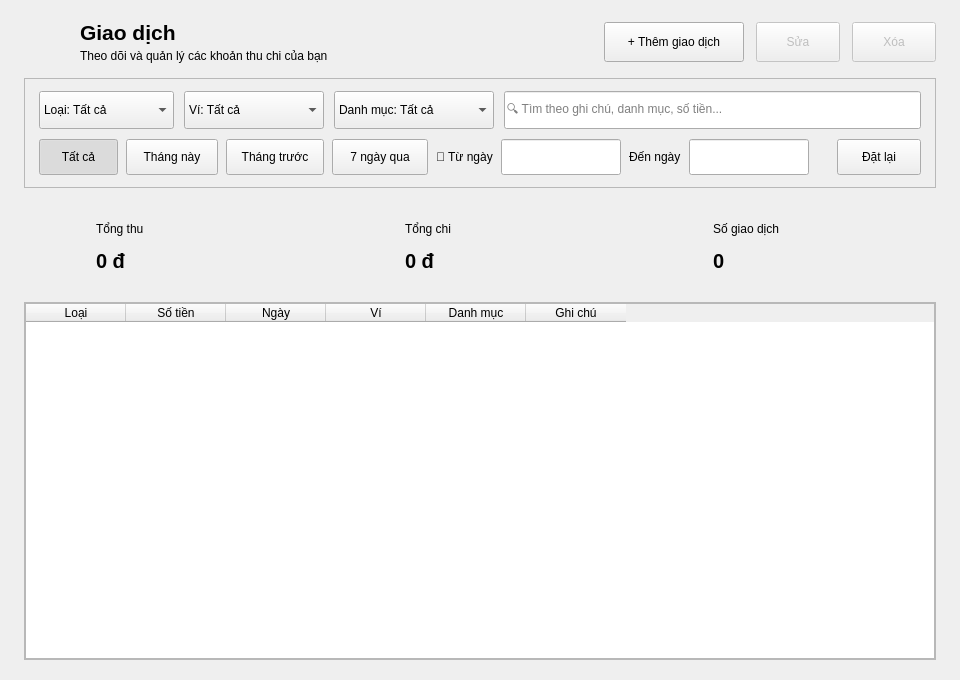
<?xml version="1.0" encoding="UTF-8"?>
<ui version="4.0">
 <class>TransactionPage</class>
 <widget class="QWidget" name="TransactionPage">
  <property name="geometry">
   <rect>
    <x>0</x>
    <y>0</y>
    <width>960</width>
    <height>680</height>
   </rect>
  </property>
  <layout class="QVBoxLayout" name="pageLayout">
   <property name="spacing">
    <number>14</number>
   </property>
   <property name="leftMargin">
    <number>24</number>
   </property>
   <property name="topMargin">
    <number>20</number>
   </property>
   <property name="rightMargin">
    <number>24</number>
   </property>
   <property name="bottomMargin">
    <number>20</number>
   </property>
   <item>
    <layout class="QHBoxLayout" name="headerLayout">
     <property name="spacing">
      <number>12</number>
     </property>
     <item>
      <widget class="QLabel" name="lblHeaderIcon">
       <property name="minimumSize">
        <size>
         <width>44</width>
         <height>44</height>
        </size>
       </property>
       <property name="maximumSize">
        <size>
         <width>44</width>
         <height>44</height>
        </size>
       </property>
       <property name="text">
        <string/>
       </property>
      </widget>
     </item>
     <item>
      <layout class="QVBoxLayout" name="headerTitleLayout">
       <property name="spacing">
        <number>2</number>
       </property>
       <item>
        <widget class="QLabel" name="lblPageTitle">
         <property name="font">
          <font>
           <family>Segoe UI</family>
           <pointsize>16</pointsize>
           <bold>true</bold>
          </font>
         </property>
         <property name="text">
          <string>Giao dịch</string>
         </property>
        </widget>
       </item>
       <item>
        <widget class="QLabel" name="lblPageSubtitle">
         <property name="text">
          <string>Theo dõi và quản lý các khoản thu chi của bạn</string>
         </property>
        </widget>
       </item>
      </layout>
     </item>
     <item>
      <spacer name="spacerHeader">
       <property name="orientation">
        <enum>Qt::Horizontal</enum>
       </property>
       <property name="sizeHint" stdset="0">
        <size>
         <width>40</width>
         <height>20</height>
        </size>
       </property>
      </spacer>
     </item>
     <item>
      <widget class="QPushButton" name="btnAdd">
       <property name="minimumSize">
        <size>
         <width>140</width>
         <height>40</height>
        </size>
       </property>
       <property name="text">
        <string>+ Thêm giao dịch</string>
       </property>
       <property name="role" stdset="0">
        <string notr="true">primary</string>
       </property>
      </widget>
     </item>
     <item>
      <widget class="QPushButton" name="btnEdit">
       <property name="enabled">
        <bool>false</bool>
       </property>
       <property name="minimumSize">
        <size>
         <width>84</width>
         <height>40</height>
        </size>
       </property>
       <property name="text">
        <string>Sửa</string>
       </property>
       <property name="role" stdset="0">
        <string notr="true">secondary</string>
       </property>
      </widget>
     </item>
     <item>
      <widget class="QPushButton" name="btnDelete">
       <property name="enabled">
        <bool>false</bool>
       </property>
       <property name="minimumSize">
        <size>
         <width>84</width>
         <height>40</height>
        </size>
       </property>
       <property name="text">
        <string>Xóa</string>
       </property>
       <property name="role" stdset="0">
        <string notr="true">danger</string>
       </property>
      </widget>
     </item>
    </layout>
   </item>
   <item>
    <widget class="QFrame" name="frmFilter">
     <property name="frameShape">
      <enum>QFrame::StyledPanel</enum>
     </property>
     <property name="property" stdset="0">
      <string notr="true">class</string>
      <string notr="true">card</string>
     </property>
     <layout class="QVBoxLayout" name="filterCardLayout">
      <property name="spacing">
       <number>10</number>
      </property>
      <property name="leftMargin">
       <number>14</number>
      </property>
      <property name="topMargin">
       <number>12</number>
      </property>
      <property name="rightMargin">
       <number>14</number>
      </property>
      <property name="bottomMargin">
       <number>12</number>
      </property>
      <item>
       <layout class="QHBoxLayout" name="filterLayout">
        <property name="spacing">
         <number>10</number>
        </property>
        <item>
         <widget class="QComboBox" name="cboType">
          <property name="minimumSize">
           <size>
            <width>135</width>
            <height>38</height>
           </size>
          </property>
          <item>
           <property name="text">
            <string>Loại: Tất cả</string>
           </property>
          </item>
          <item>
           <property name="text">
            <string>Thu nhập</string>
           </property>
          </item>
          <item>
           <property name="text">
            <string>Chi tiêu</string>
           </property>
          </item>
         </widget>
        </item>
        <item>
         <widget class="QComboBox" name="cboWallet">
          <property name="minimumSize">
           <size>
            <width>140</width>
            <height>38</height>
           </size>
          </property>
          <item>
           <property name="text">
            <string>Ví: Tất cả</string>
           </property>
          </item>
         </widget>
        </item>
        <item>
         <widget class="QComboBox" name="cboCategory">
          <property name="minimumSize">
           <size>
            <width>160</width>
            <height>38</height>
           </size>
          </property>
          <item>
           <property name="text">
            <string>Danh mục: Tất cả</string>
           </property>
          </item>
         </widget>
        </item>
        <item>
         <widget class="QLineEdit" name="edtKeyword">
          <property name="minimumSize">
           <size>
            <width>220</width>
            <height>38</height>
           </size>
          </property>
          <property name="placeholderText">
           <string>🔍 Tìm theo ghi chú, danh mục, số tiền...</string>
          </property>
         </widget>
        </item>
       </layout>
      </item>
      <item>
       <layout class="QHBoxLayout" name="dateFilterLayout">
        <property name="spacing">
         <number>8</number>
        </property>
        <item>
         <widget class="QPushButton" name="btnQuickAll">
          <property name="minimumSize">
           <size>
            <width>76</width>
            <height>36</height>
           </size>
          </property>
          <property name="text">
           <string>Tất cả</string>
          </property>
          <property name="checkable">
           <bool>true</bool>
          </property>
          <property name="checked">
           <bool>true</bool>
          </property>
          <property name="role" stdset="0">
           <string>chip</string>
          </property>
          <attribute name="buttonGroup">
           <string notr="true">quickFilterGroup</string>
          </attribute>
         </widget>
        </item>
        <item>
         <widget class="QPushButton" name="btnQuickThisMonth">
          <property name="minimumSize">
           <size>
            <width>92</width>
            <height>36</height>
           </size>
          </property>
          <property name="text">
           <string>Tháng này</string>
          </property>
          <property name="checkable">
           <bool>true</bool>
          </property>
          <property name="checked">
           <bool>false</bool>
          </property>
          <property name="role" stdset="0">
           <string>chip</string>
          </property>
          <attribute name="buttonGroup">
           <string notr="true">quickFilterGroup</string>
          </attribute>
         </widget>
        </item>
        <item>
         <widget class="QPushButton" name="btnQuickLastMonth">
          <property name="minimumSize">
           <size>
            <width>98</width>
            <height>36</height>
           </size>
          </property>
          <property name="text">
           <string>Tháng trước</string>
          </property>
          <property name="checkable">
           <bool>true</bool>
          </property>
          <property name="checked">
           <bool>false</bool>
          </property>
          <property name="role" stdset="0">
           <string>chip</string>
          </property>
          <attribute name="buttonGroup">
           <string notr="true">quickFilterGroup</string>
          </attribute>
         </widget>
        </item>
        <item>
         <widget class="QPushButton" name="btnQuickSevenDays">
          <property name="minimumSize">
           <size>
            <width>96</width>
            <height>36</height>
           </size>
          </property>
          <property name="text">
           <string>7 ngày qua</string>
          </property>
          <property name="checkable">
           <bool>true</bool>
          </property>
          <property name="checked">
           <bool>false</bool>
          </property>
          <property name="role" stdset="0">
           <string>chip</string>
          </property>
          <attribute name="buttonGroup">
           <string notr="true">quickFilterGroup</string>
          </attribute>
         </widget>
        </item>
        <item>
         <widget class="QLabel" name="lblFrom">
          <property name="text">
           <string>📅 Từ ngày</string>
          </property>
         </widget>
        </item>
        <item>
         <widget class="DatePickerField" name="dteFrom">
          <property name="minimumSize">
           <size>
            <width>120</width>
            <height>36</height>
           </size>
          </property>
         </widget>
        </item>
        <item>
         <widget class="QLabel" name="lblTo">
          <property name="text">
           <string>Đến ngày</string>
          </property>
         </widget>
        </item>
        <item>
         <widget class="DatePickerField" name="dteTo">
          <property name="minimumSize">
           <size>
            <width>120</width>
            <height>36</height>
           </size>
          </property>
         </widget>
        </item>
        <item>
         <spacer name="spacerFilterRow2">
          <property name="orientation">
           <enum>Qt::Horizontal</enum>
          </property>
          <property name="sizeHint" stdset="0">
           <size>
            <width>20</width>
            <height>20</height>
           </size>
          </property>
         </spacer>
        </item>
        <item>
         <widget class="QPushButton" name="btnResetFilter">
          <property name="minimumSize">
           <size>
            <width>84</width>
            <height>36</height>
           </size>
          </property>
          <property name="text">
           <string>Đặt lại</string>
          </property>
          <property name="role" stdset="0">
           <string notr="true">reset</string>
          </property>
         </widget>
        </item>
       </layout>
      </item>
     </layout>
    </widget>
   </item>
   <item>
    <layout class="QHBoxLayout" name="summaryCardsLayout">
     <property name="spacing">
      <number>14</number>
     </property>
     <item>
      <widget class="QFrame" name="cardFilteredIncome">
       <property name="minimumSize">
        <size>
         <width>0</width>
         <height>86</height>
        </size>
       </property>
       <property name="maximumSize">
        <size>
         <width>16777215</width>
         <height>88</height>
        </size>
       </property>
       <property name="property" stdset="0">
        <string notr="true">class</string>
        <string notr="true">card kpi-card-income</string>
       </property>
       <layout class="QHBoxLayout" name="cardFilteredIncomeLayout">
        <property name="spacing">
         <number>12</number>
        </property>
        <property name="leftMargin">
         <number>16</number>
        </property>
        <property name="topMargin">
         <number>12</number>
        </property>
        <property name="rightMargin">
         <number>16</number>
        </property>
        <property name="bottomMargin">
         <number>12</number>
        </property>
        <item>
         <widget class="QLabel" name="iconIncomeBadge">
          <property name="minimumSize">
           <size>
            <width>44</width>
            <height>44</height>
           </size>
          </property>
          <property name="maximumSize">
           <size>
            <width>44</width>
            <height>44</height>
           </size>
          </property>
          <property name="text">
           <string/>
          </property>
         </widget>
        </item>
        <item>
         <layout class="QVBoxLayout" name="layoutIncomeText">
          <property name="spacing">
           <number>2</number>
          </property>
          <item>
           <widget class="QLabel" name="lblFilteredIncomeTitle">
            <property name="text">
             <string>Tổng thu</string>
            </property>
            <property name="property" stdset="0">
             <string notr="true">class</string>
             <string notr="true">kpi-label</string>
            </property>
           </widget>
          </item>
          <item>
           <widget class="QLabel" name="lblFilteredIncome">
            <property name="font">
             <font>
              <pointsize>15</pointsize>
              <bold>true</bold>
             </font>
            </property>
            <property name="text">
             <string>0 đ</string>
            </property>
            <property name="property" stdset="0">
             <string notr="true">class</string>
             <string notr="true">amount-income</string>
            </property>
           </widget>
          </item>
         </layout>
        </item>
        <item>
         <spacer name="spacerIncome">
          <property name="orientation">
           <enum>Qt::Horizontal</enum>
          </property>
          <property name="sizeHint" stdset="0">
           <size>
            <width>20</width>
            <height>20</height>
           </size>
          </property>
         </spacer>
        </item>
        <item>
         <widget class="QLabel" name="lblIncomeSparkline">
          <property name="minimumSize">
           <size>
            <width>80</width>
            <height>36</height>
           </size>
          </property>
          <property name="text">
           <string/>
          </property>
          <property name="alignment">
           <set>Qt::AlignRight|Qt::AlignVCenter</set>
          </property>
         </widget>
        </item>
       </layout>
      </widget>
     </item>
     <item>
      <widget class="QFrame" name="cardFilteredExpense">
       <property name="minimumSize">
        <size>
         <width>0</width>
         <height>86</height>
        </size>
       </property>
       <property name="maximumSize">
        <size>
         <width>16777215</width>
         <height>88</height>
        </size>
       </property>
       <property name="property" stdset="0">
        <string notr="true">class</string>
        <string notr="true">card kpi-card-expense</string>
       </property>
       <layout class="QHBoxLayout" name="cardFilteredExpenseLayout">
        <property name="spacing">
         <number>12</number>
        </property>
        <property name="leftMargin">
         <number>16</number>
        </property>
        <property name="topMargin">
         <number>12</number>
        </property>
        <property name="rightMargin">
         <number>16</number>
        </property>
        <property name="bottomMargin">
         <number>12</number>
        </property>
        <item>
         <widget class="QLabel" name="iconExpenseBadge">
          <property name="minimumSize">
           <size>
            <width>44</width>
            <height>44</height>
           </size>
          </property>
          <property name="maximumSize">
           <size>
            <width>44</width>
            <height>44</height>
           </size>
          </property>
          <property name="text">
           <string/>
          </property>
         </widget>
        </item>
        <item>
         <layout class="QVBoxLayout" name="layoutExpenseText">
          <property name="spacing">
           <number>2</number>
          </property>
          <item>
           <widget class="QLabel" name="lblFilteredExpenseTitle">
            <property name="text">
             <string>Tổng chi</string>
            </property>
            <property name="property" stdset="0">
             <string notr="true">class</string>
             <string notr="true">kpi-label</string>
            </property>
           </widget>
          </item>
          <item>
           <widget class="QLabel" name="lblFilteredExpense">
            <property name="font">
             <font>
              <pointsize>15</pointsize>
              <bold>true</bold>
             </font>
            </property>
            <property name="text">
             <string>0 đ</string>
            </property>
            <property name="property" stdset="0">
             <string notr="true">class</string>
             <string notr="true">amount-expense</string>
            </property>
           </widget>
          </item>
         </layout>
        </item>
        <item>
         <spacer name="spacerExpense">
          <property name="orientation">
           <enum>Qt::Horizontal</enum>
          </property>
          <property name="sizeHint" stdset="0">
           <size>
            <width>20</width>
            <height>20</height>
           </size>
          </property>
         </spacer>
        </item>
        <item>
         <widget class="QLabel" name="lblExpenseSparkline">
          <property name="minimumSize">
           <size>
            <width>80</width>
            <height>36</height>
           </size>
          </property>
          <property name="text">
           <string/>
          </property>
          <property name="alignment">
           <set>Qt::AlignRight|Qt::AlignVCenter</set>
          </property>
         </widget>
        </item>
       </layout>
      </widget>
     </item>
     <item>
      <widget class="QFrame" name="cardFilteredCount">
       <property name="minimumSize">
        <size>
         <width>0</width>
         <height>86</height>
        </size>
       </property>
       <property name="maximumSize">
        <size>
         <width>16777215</width>
         <height>88</height>
        </size>
       </property>
       <property name="property" stdset="0">
        <string notr="true">class</string>
        <string notr="true">card kpi-card-count</string>
       </property>
       <layout class="QHBoxLayout" name="cardFilteredCountLayout">
        <property name="spacing">
         <number>12</number>
        </property>
        <property name="leftMargin">
         <number>16</number>
        </property>
        <property name="topMargin">
         <number>12</number>
        </property>
        <property name="rightMargin">
         <number>16</number>
        </property>
        <property name="bottomMargin">
         <number>12</number>
        </property>
        <item>
         <widget class="QLabel" name="iconCountBadge">
          <property name="minimumSize">
           <size>
            <width>44</width>
            <height>44</height>
           </size>
          </property>
          <property name="maximumSize">
           <size>
            <width>44</width>
            <height>44</height>
           </size>
          </property>
          <property name="text">
           <string/>
          </property>
         </widget>
        </item>
        <item>
         <layout class="QVBoxLayout" name="layoutCountText">
          <property name="spacing">
           <number>2</number>
          </property>
          <item>
           <widget class="QLabel" name="lblFilteredCountTitle">
            <property name="text">
             <string>Số giao dịch</string>
            </property>
            <property name="property" stdset="0">
             <string notr="true">class</string>
             <string notr="true">kpi-label</string>
            </property>
           </widget>
          </item>
          <item>
           <widget class="QLabel" name="lblFilteredCount">
            <property name="font">
             <font>
              <pointsize>15</pointsize>
              <bold>true</bold>
             </font>
            </property>
            <property name="text">
             <string>0</string>
            </property>
            <property name="property" stdset="0">
             <string notr="true">class</string>
             <string notr="true">amount-count</string>
            </property>
           </widget>
          </item>
         </layout>
        </item>
        <item>
         <spacer name="spacerCount">
          <property name="orientation">
           <enum>Qt::Horizontal</enum>
          </property>
          <property name="sizeHint" stdset="0">
           <size>
            <width>20</width>
            <height>20</height>
           </size>
          </property>
         </spacer>
        </item>
        <item>
         <widget class="QLabel" name="lblCountMiniBars">
          <property name="minimumSize">
           <size>
            <width>80</width>
            <height>36</height>
           </size>
          </property>
          <property name="text">
           <string/>
          </property>
          <property name="alignment">
           <set>Qt::AlignRight|Qt::AlignVCenter</set>
          </property>
         </widget>
        </item>
       </layout>
      </widget>
     </item>
    </layout>
   </item>
   <item>
    <widget class="QFrame" name="frmTableCard">
     <property name="frameShape">
      <enum>QFrame::StyledPanel</enum>
     </property>
     <property name="property" stdset="0">
      <string notr="true">class</string>
      <string notr="true">card</string>
     </property>
     <layout class="QVBoxLayout" name="tableCardLayout">
      <property name="leftMargin">
       <number>0</number>
      </property>
      <property name="topMargin">
       <number>0</number>
      </property>
      <property name="rightMargin">
       <number>0</number>
      </property>
      <property name="bottomMargin">
       <number>0</number>
      </property>
      <item>
       <widget class="QTableWidget" name="tblTransactions">
        <property name="editTriggers">
         <set>QAbstractItemView::NoEditTriggers</set>
        </property>
        <property name="selectionBehavior">
         <enum>QAbstractItemView::SelectRows</enum>
        </property>
        <property name="selectionMode">
         <enum>QAbstractItemView::SingleSelection</enum>
        </property>
        <property name="showGrid">
         <bool>false</bool>
        </property>
        <property name="columnCount">
         <number>6</number>
        </property>
        <attribute name="verticalHeaderDefaultSectionSize">
         <number>48</number>
        </attribute>
        <column>
         <property name="text">
          <string>Loại</string>
         </property>
        </column>
        <column>
         <property name="text">
          <string>Số tiền</string>
         </property>
        </column>
        <column>
         <property name="text">
          <string>Ngày</string>
         </property>
        </column>
        <column>
         <property name="text">
          <string>Ví</string>
         </property>
        </column>
        <column>
         <property name="text">
          <string>Danh mục</string>
         </property>
        </column>
        <column>
         <property name="text">
          <string>Ghi chú</string>
         </property>
        </column>
       </widget>
      </item>
     </layout>
    </widget>
   </item>
  </layout>
 </widget>
 <resources/>
 <connections/>
 <buttongroups>
  <buttongroup name="quickFilterGroup">
   <property name="exclusive">
    <bool>true</bool>
   </property>
  </buttongroup>
 </buttongroups>
 <customwidgets>
  <customwidget>
   <class>DatePickerField</class>
   <extends>QLineEdit</extends>
   <header>widgets/date_picker_field.h</header>
  </customwidget>
 </customwidgets>
</ui>
